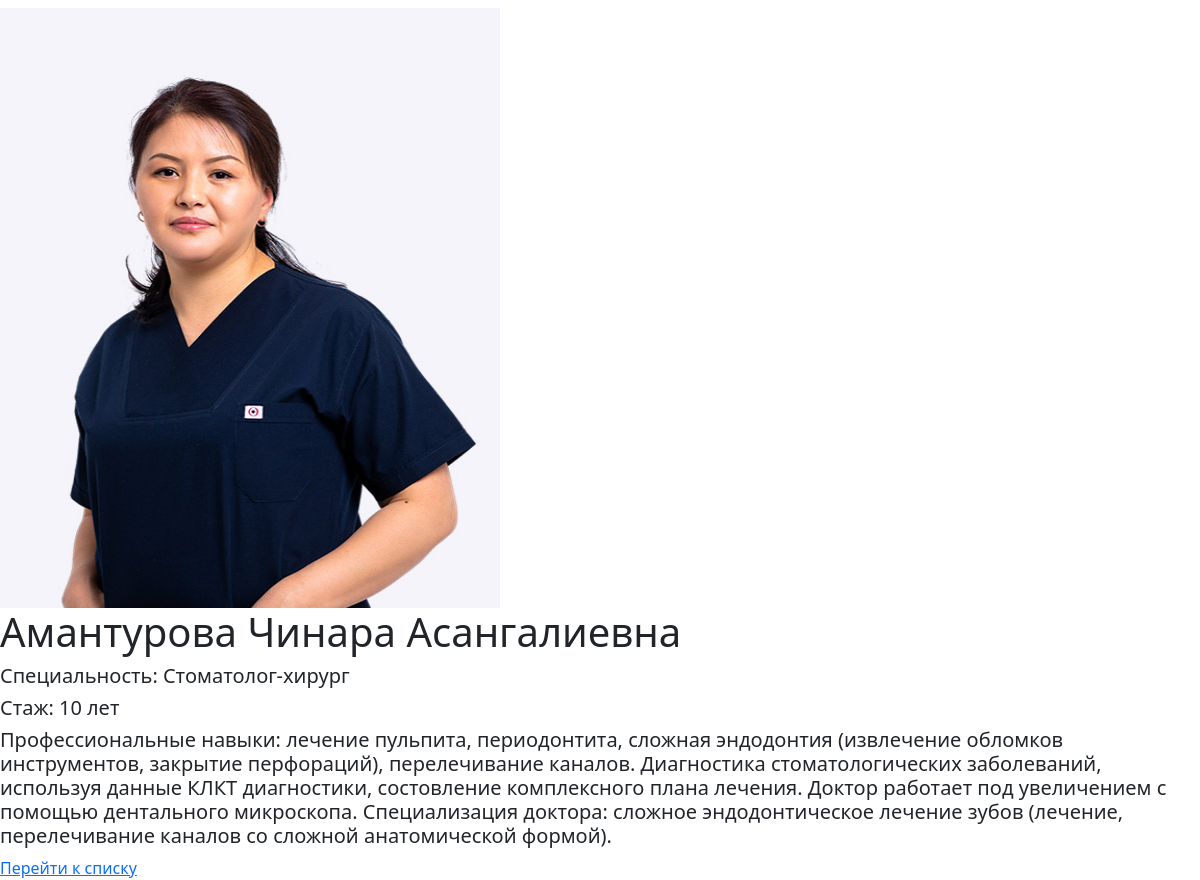
The page /doctor/2 on the database its author committed.
### app/models.py (models this page shows, shortened)
class Doctors(models.Model):
    fio = models.CharField(max_length=100)
    spec =models.ForeignKey(Specialists, on_delete= models.CASCADE)
    experience = models.IntegerField()
    description = models.TextField()
    image = models.ImageField(upload_to='images/doctor/')

class Specialists(models.Model):
    title = models.CharField(max_length=100)
    def __str__(self):
       return f'{self.title}'

### app/views.py (the view)
# urls.py: path('doctor/<int:id>', more, name='detail'),
def more(request, id):
    doctor = Doctors.objects.get(id=id)
    return render(request, 'doctor_detail.html', {'doctor': doctor})

### app/templates/doctor_detail.html (shortened to what this page needs)
<!doctype html>
<html lang="en">
  <head>
    <link href="https://cdn.jsdelivr.net/npm/bootstrap@5.2.3/dist/css/bootstrap.min.css" rel="stylesheet">
  </head>
  <body>
    <img src="{{doctor.image.url}}" width="500" height="600"  alt="..." >
    <h1>{{doctor.fio}}</h1>
    <h5>Специальность: {{doctor.spec}}</h5>
    <h5>Стаж: {{doctor.experience}} лет</h5>
    <h5>{{doctor.description}}</h5>
    <a href="http://127.0.0.1:8000/doctor/">Перейти к списку</a>
  </body>
</html>

### rows shown on the page
Doctors: image (picture), fio "Амантурова Чинара Асангалиевна", spec "Стоматолог-хирург", experience "10", description "Профессиональные навыки: лечение пульпита, периодонтита, сложная эндодонтия (извлечение обломков инструментов, закрытие перфораций), перелечивание каналов. Диагностика стоматологических заболеваний, используя данные КЛКТ диагностики, состовление комплексного плана лечения. Доктор работает под увеличением с помощью дентального микроскопа. Специализация доктора: сложное эндодонтическое лечение зубов (лечение, перелечивание каналов со сложной анатомической формой)."
